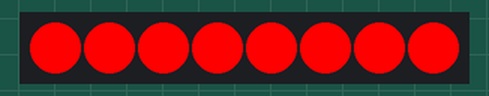
This sketch was run on a simulated Arduino Uno, built with avr-gcc and run on an emulated ATmega328P. On the bench: 8 RGB LEDs in strip order, left to right.

Above: at 0.1 s.
At 0.6 s:
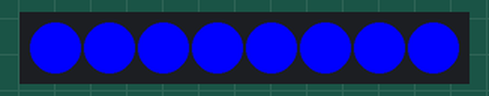
At 1.1 s:
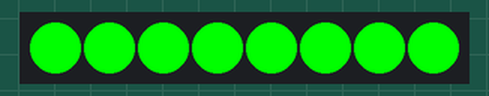
Timing chart, 0 to 130.0 s (numbered marks = the images above):
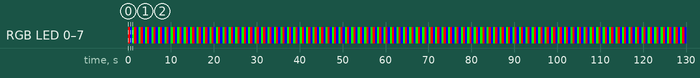

Measured:
- by itself, RGB LED 0–7: repeats every 1.5 s: RGB(0, 0, 255) 0.50 s, RGB(0, 255, 0) 0.50 s, RGB(255, 0, 0) 0.50 s
- by itself, everything shown: repeats every 1.5 s, in 3 steps
- what the display in image 1 shows lasts 0.5 s, from 0.5 s to 1.0 s

The sketch:

Neopixel_2.ino
```cpp
#include <Adafruit_NeoPixel.h>

int Pin = 3;            //DIN pin of Neopixel
int LEDcount = 8;       //Number of LEDs pixels

Adafruit_NeoPixel strip(LEDcount, Pin, NEO_GRB + NEO_KHZ800);

uint32_t red = strip.Color(255, 0, 0);
uint32_t green = strip.Color(0, 255, 0);
uint32_t blue = strip.Color(0, 0, 255);


void setup() {
  strip.begin();      //Enable Neopixel strip
  strip.show();       //Initialize all pixels as off
}

void loop() {

  strip.fill(red, 0, 8);    //fill 8 pixels with red colour starting from pixel 0
  strip.show();             //Update Neopixel strip
  delay (500);              //Wait half a second

  strip.fill(blue, 0, 8);   //fill 8 pixels with blue colour starting from pixel 0
  strip.show();             //Update Neopixel strip
  delay (500);              //Wait half a second

  strip.fill(green, 0, 8);  //fill 8 pixels with green colour starting from pixel 0
  strip.show();             //Update Neopixel strip
  delay (500);              //Wait half a second

}
```
